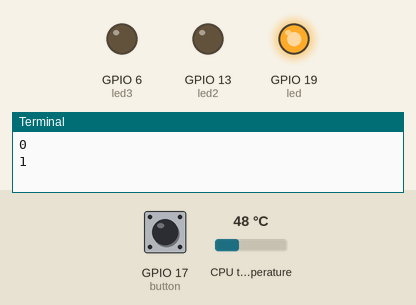
This program was run on a simulated Raspberry Pi (BCM pin numbers). Parts: output pins drawn as LEDs (lit = HIGH), the last lines printed to the terminal. The inputs (shaded band) are chosen by the test bench; at power-on: GPIO 17 (button) HIGH, CPU temperature 48 °C. At 14.0 s the program stops and its outputs stay as they are.

Above: at 0.1 s.
At 5.1 s:
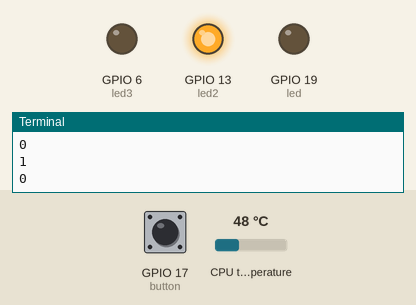
At 12.1 s:
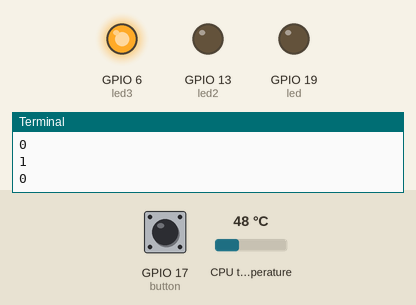
At 13.6 s:
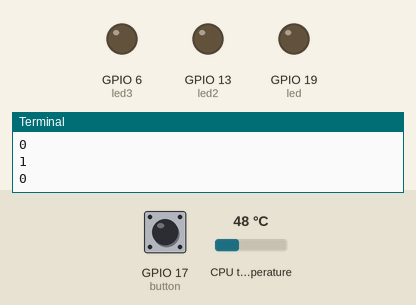
Timing chart, 0 to 15.1 s (numbered marks = the images above):
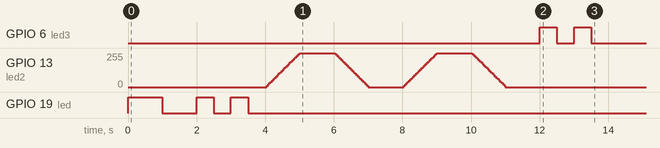

The program:

basic_gpio_tutorial.py
```python
"""
GPIO Documentation Link
Input Devices Link -> https://gpiozero.readthedocs.io/en/stable/api_input.html
Output Devices Link -> https://gpiozero.readthedocs.io/en/stable/api_output.html
"""

from gpiozero import *
from time import sleep
from datetime import time
from signal import pause

# gpio zero library uses the Broadcom i.e. BCM Pin Numbering

button = DigitalInputDevice(17, pull_up=True)
state = button.value
print(state)

led = DigitalOutputDevice(19, active_high=True, initial_value=False)
led.on()
print(led.value)
sleep(1.0)
led.off()
sleep(1.0)
print(led.value)

led.blink(on_time=0.5, off_time=0.5, n=2, background=False)

led2 = PWMOutputDevice(13, active_high=True, initial_value=0, frequency=100)
led2.blink(on_time=1, off_time=1, fade_in_time=1, fade_out_time=1, n=2, background=False)

led3 = OutputDevice(6, active_high=True, initial_value=False)
for i in range(4):
    led3.toggle()
    sleep(0.5)

# Internal Device Classes
cpu = CPUTemperature(min_temp=35, max_temp=90)
print(f'Initial temperature: {cpu.temperature}C')

# tod = TimeOfDay(start_time=time(15), end_time=time(16), utc=False)
# tod.when_activated = led.on
# tod.when_deactivated = led.off

google = PingServer('google.com')
print(google)
google.when_activated = led.on
google.when_deactivated = led.off

la = LoadAverage(min_load_average=0, max_load_average=1)
print(la)

disk = DiskUsage()
print(f'Current disk usage: {disk.usage}%')
```

Measured:
- by itself, GPIO 6 (led3): LOW → HIGH at 12.0 s, → LOW 0.50 s later, → HIGH 0.50 s later, → LOW 0.50 s later, … (4 changes in this stretch)
- by itself, GPIO 19 (led): goes HIGH 1.0 s, LOW 1.0 s, HIGH 0.50 s, LOW 0.50 s, HIGH 0.50 s, then LOW
